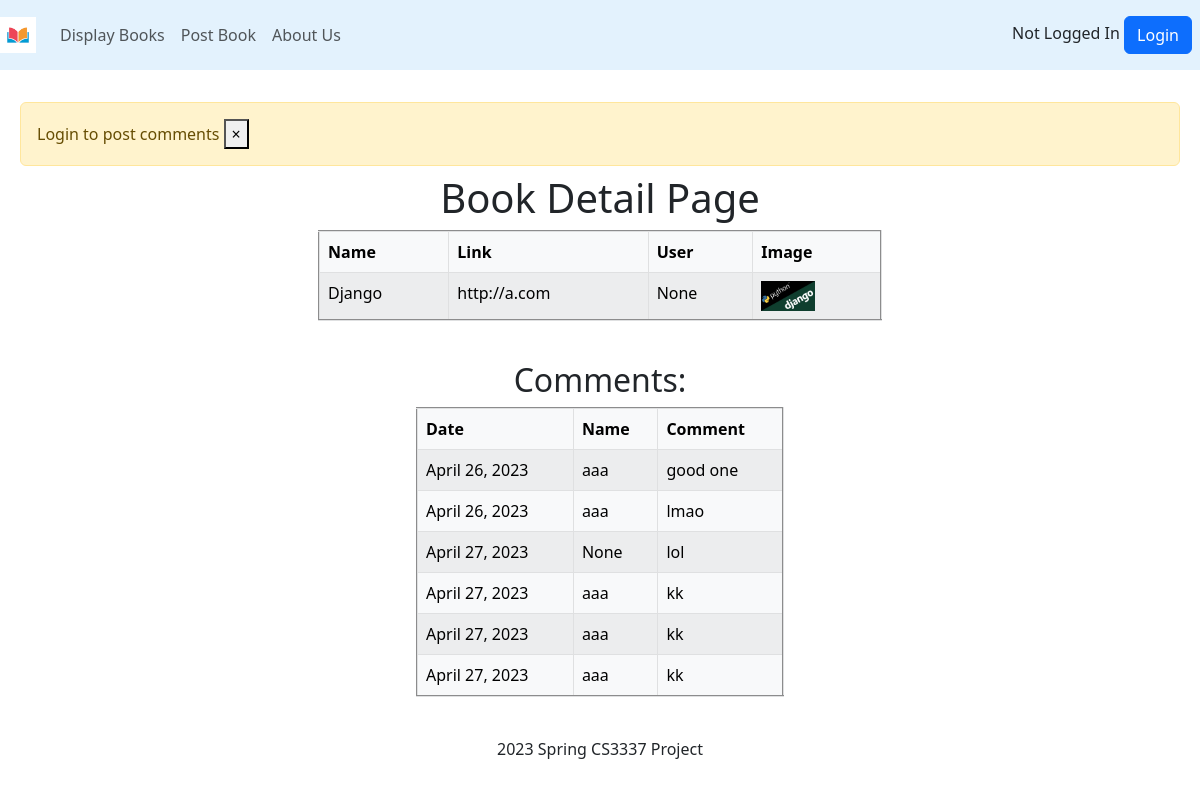
Page /book_detail/1 on the earlier database version.
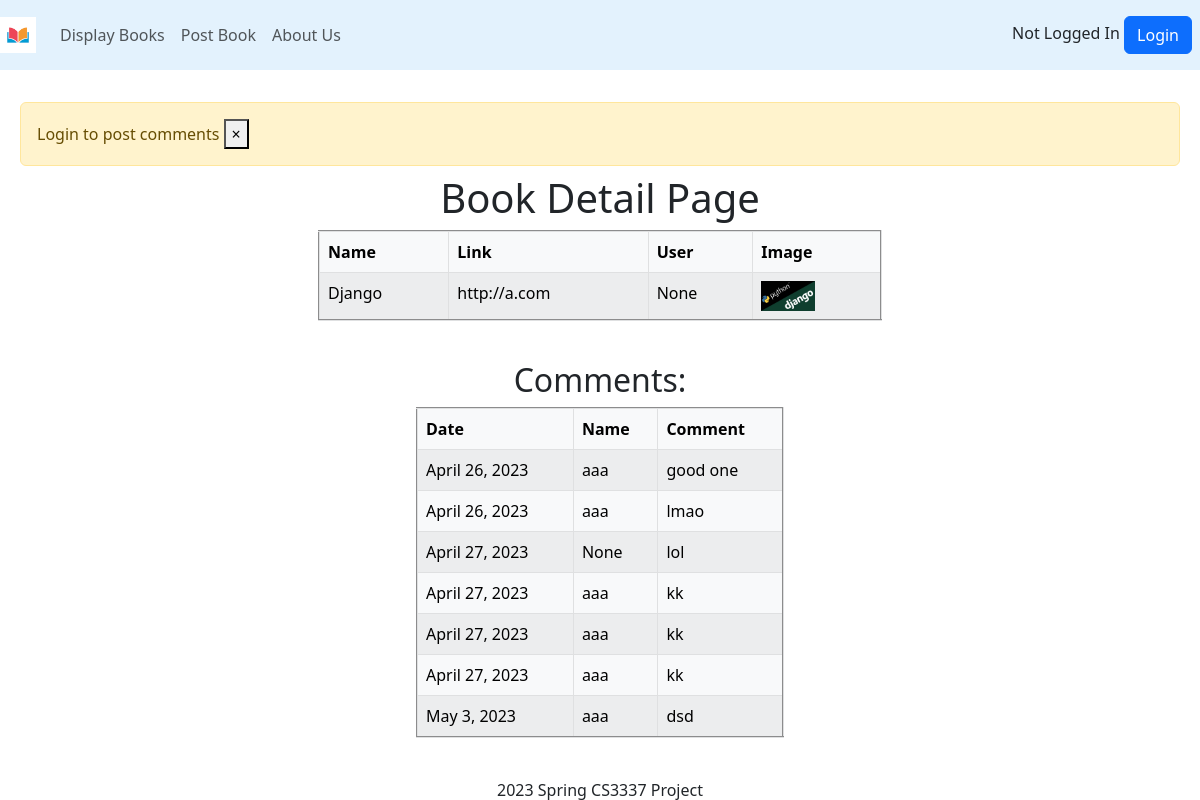
Same page on the later database version.
### bookMng/models.py (models this page shows, shortened)
class Comment(models.Model):
    content = models.TextField(max_length=300)
    book_origin = models.ForeignKey(Book, on_delete=models.CASCADE)
    username = models.ForeignKey(User, blank=True, null=True, on_delete=models.CASCADE)
    publishdate = models.DateField(auto_now=True)

### bookMng/views.py (the view)
# urls.py: path('book_detail/<int:book_id>', views.book_detail, name='book_detail'),
def book_detail(request, book_id):
    book = Book.objects.get(id=book_id)
    book.pic_path = book.picture.url[14:]
    comments = Comment.objects.filter(book_origin=book)
    if request.method == 'POST':
        form = CommentForm(request.POST, request.FILES)
        if form.is_valid():
            comment = form.save(commit=False)
            try:
                comment.username = request.user
            except Exception:
                pass
            comment.book_origin = book
            comment.save()
            messages.success(request, "Comment Posted Successfully!")
    else:
        form = CommentForm()
    return render(request,
                  'bookMng/book_detail.html',
                  {
                      'item_list': MainMenu.objects.all(),
                      'book': book,
                      'form': form,
                      'comments': comments,
                  }
                  )

### bookEx/templates/bookMng/book_detail.html (shortened to what this page needs)
{% extends "base.html" %}
{% load static %}
{% block content %}
    {% if user.is_authenticated  %}
    {% else %}
    <div class="alert alert-warning alert-dismissible fade show m-2" id ="msg" role="alert">
        Login to post comments
        <button type="button" class="close" data-dismiss="alert" aria-label="Close">
            <span aria-hidden="true">&times;</span>
        </button>
    </div>
    {% endif %}
    <h1 align="center"> Book Detail Page </h1>
    <div class="container col-lg-6 col-md-6">
         <table class = "table table-bordered table-light table-striped" align="center" border="2" width="400">
             <thead class="thead thead-dark">
                <tr>
                  <th scope="col">Name</th>
                  <th scope="col">Link</th>
                  <th scope="col">User</th>
                  <th scope="col">Image</th>
                </tr>
             </thead>
              <tr>
                  <td>
                     {{ book.name }}
                  </td>
                  <td>
                     {{ book.web }}
                  </td>
                  <td>
                     {{ book.username }}
                  </td>
                  <td>
                     <img src="{% static book.pic_path %}" height="30"/>
                  </td>
              </tr>
         </table>
    </div>
    <br>
    <div class ="container col-lg-6 col-md-6" align ="center">
        <h2>Comments:</h2>
    </div>
    <div class="container col-lg-4 col-md-4">
        <table class = "table table-bordered table-light table-striped" align="center" border="2" width="400">
            <thead>
                <tr>
                  <th scope="col">Date</th>
                  <th scope="col">Name</th>
                  <th scope="col">Comment</th>
                </tr>
            </thead>
            {% if comments %}
            {% for comment in comments %}
              <tr>
                  <td>
                     {{ comment.publishdate }}
                  </td>
                  <td>
                      {{ comment.username }}
                  </td>
                  <td>
                     {{ comment.content }}
                  </td>
              </tr>
            {% endfor %}
            {% else %}
                <tr>
                  <td>
                      There are no comments.
                  </td>
                </tr>
            {% endif %}
        </table>
    </div>
{% endblock content %}

Differences in the rows shown:
added Comment: publishdate "May 3, 2023", username "aaa", content "dsd"
